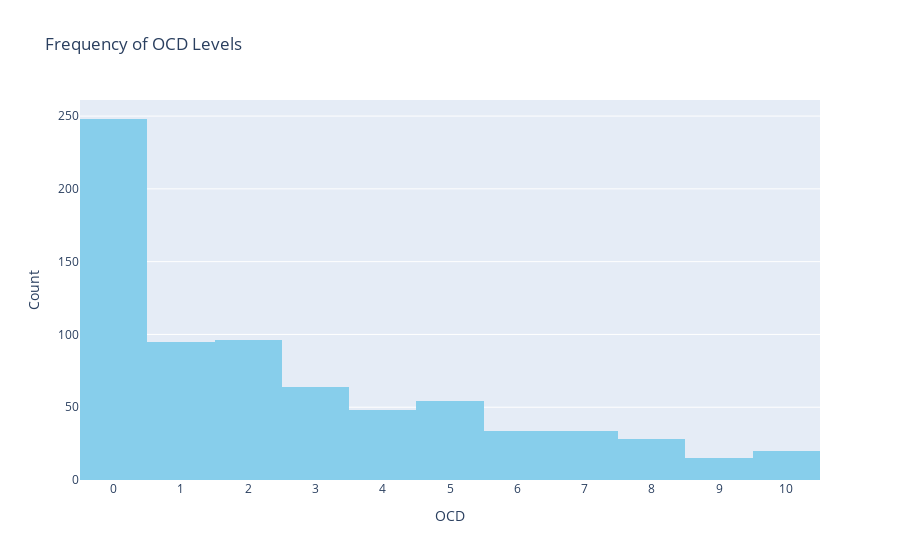

Notebook source saved alongside this figure:
### Markdown cell above
#### OCD

### Code cell
my_cols = 'OCD'
fig = px.histogram(df[my_cols],
                   color_discrete_sequence=['skyblue'],
                   nbins=11,
                   title="Frequency of "+my_cols+" Levels")
fig.update_layout(xaxis_title=my_cols,
                  yaxis_title="Count",
                  showlegend=False,
                  xaxis=dict(dtick=1))
fig.show()
print(df[my_cols].describe())

### Figure 1 — Plotly figure (JSON) as saved in the notebook; plotly's stock layout.template omitted (floating-point values rounded to 4 significant figures; data arrays with more than 128 entries replaced by an {"elided": "..."} marker saying what was removed)
{"data": [{"bingroup": "x", "hovertemplate": "variable=OCD<br>value=%{x}<br>count=%{y}<extra></extra>", "legendgroup": "OCD", "marker": {"color": "skyblue", "pattern": {"shape": ""}}, "name": "OCD", "nbinsx": 11, "orientation": "v", "showlegend": true, "type": "histogram", "x": {"elided": "736 float values"}, "xaxis": "x", "yaxis": "y"}], "layout": {"barmode": "relative", "legend": {"title": {"text": "variable"}, "tracegroupgap": 0}, "showlegend": false, "title": {"text": "Frequency of OCD Levels"}, "xaxis": {"anchor": "y", "domain": [0, 1], "dtick": 1, "title": {"text": "OCD"}}, "yaxis": {"anchor": "x", "domain": [0, 1], "title": {"text": "Count"}}}}
